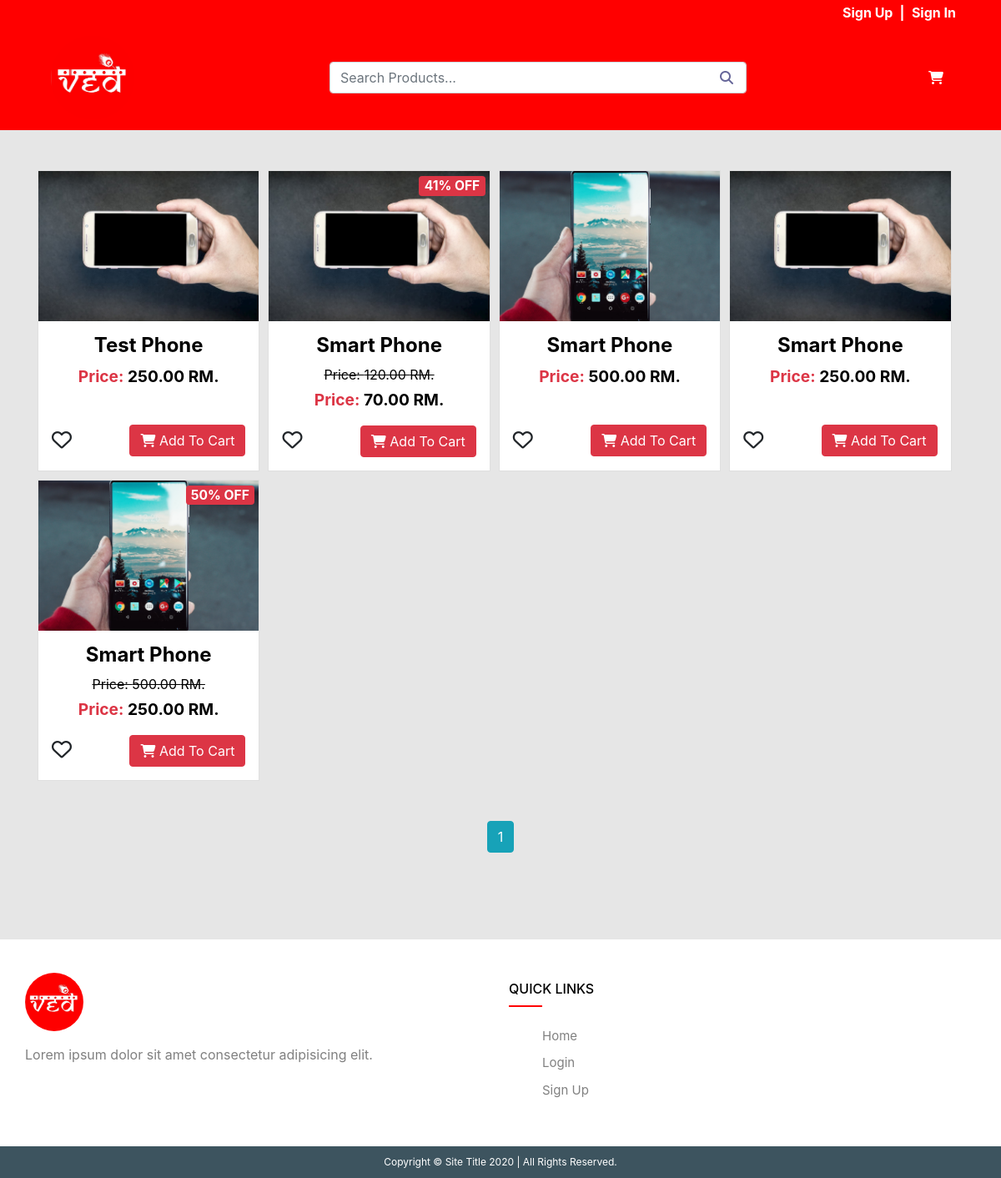
/all-products/, run on an earlier commit of the app's database.
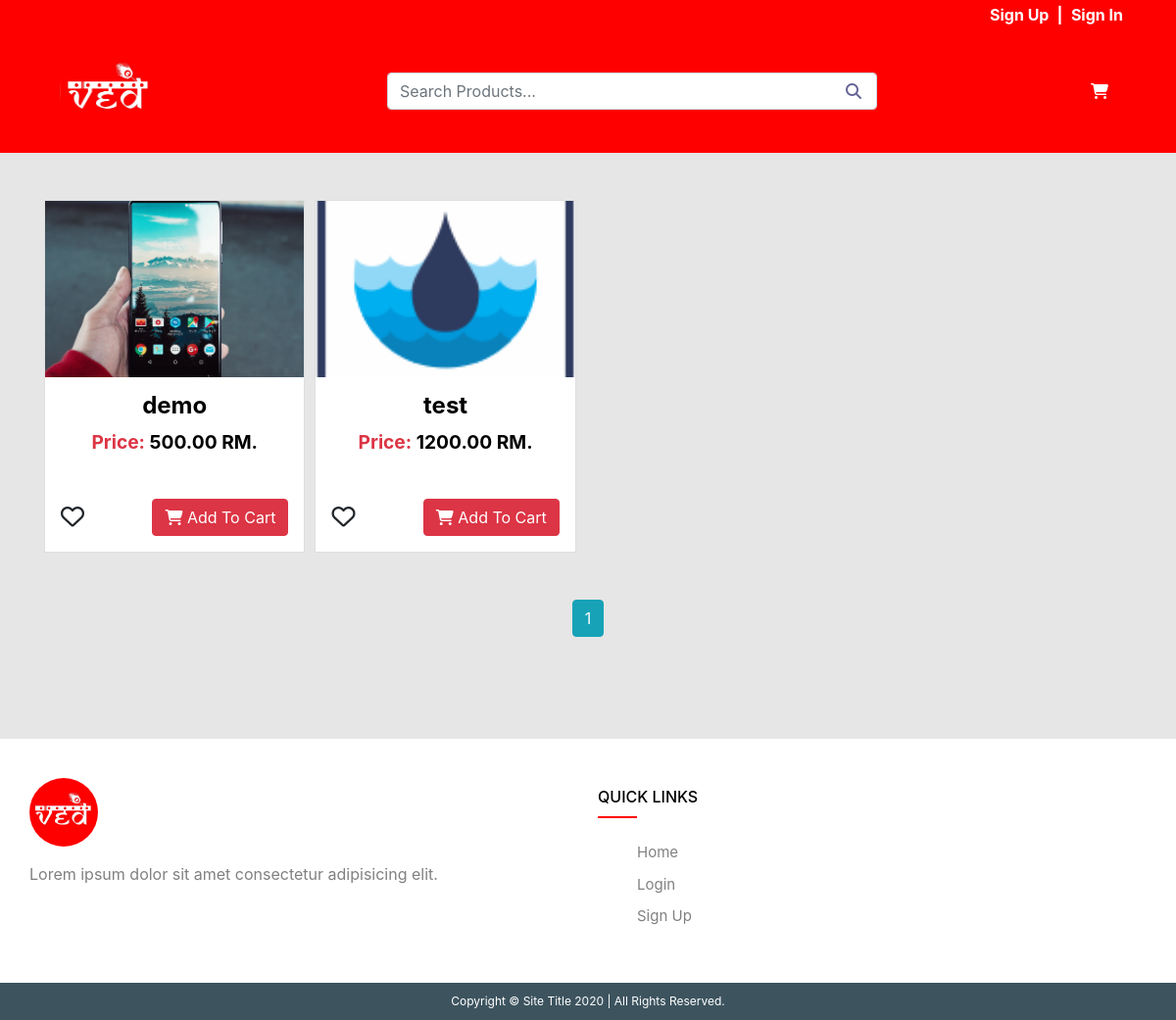
And on a later commit of the database.
### store/models.py (models this page shows, shortened)
class Product(models.Model):
    name = models.CharField(max_length=100)
    slug = models.CharField(max_length=200)
    product_main_image = models.ImageField(upload_to="images/", null=True, blank=True)
    product_other_images = models.ManyToManyField(ProductImages, blank=True)
    category = models.ForeignKey(Category, on_delete=models.CASCADE)
    brand = models.ForeignKey(Brand, on_delete=models.CASCADE)
    price = models.DecimalField(max_digits=10, decimal_places=2, null=True, default=0)
    discount_price = models.DecimalField(max_digits=10, decimal_places=2, null=True, blank=True, default=0)
    discount_percentage = models.IntegerField(null=True, blank=True, default=0)
    size = models.ManyToManyField(ProductSizes, blank=True)
    color = models.ManyToManyField(ProductColors, blank=True)
    spec = models.ManyToManyField(ProductSpces, blank=True)
    uoms = models.ManyToManyField(UOM)
    stock = models.BooleanField()
    quantity = models.IntegerField(null=True)
    SKU = models.CharField(max_length=150)
    currency = models.ForeignKey(Currency, on_delete=models.CASCADE, null=True, blank=True)
    description = models.TextField(null=True, blank=True)

### store/views.py (the view)
# urls.py: path('all-products/', AllProd.as_view(), name="allProd"),
class AllProd(View):
    def get(self, request):
        products = Product.objects.all().order_by("-id")
        paginator = Paginator(products, 24)
        page_number = request.GET.get('page')
        page_obj = paginator.get_page(page_number)
        args = {'products': products, 'page_obj': page_obj}
        return render(self.request, 'Store/all_prod.html', args)

### store/templates/Store/all_prod.html (shortened to what this page needs)
{% extends 'Store/base.html' %}
{% load static %}
{% block content %}
    <link rel="stylesheet" href="{% static 'css/all_prod.css' %}">
    <div class="container my-5">
        <div class="prod-row">
        {% for product in products %}
            <div class="prod-cards bg-white">
                    <div class="prod-images">
                        <a class="prod-links" href="{% url 'Product_details' product.slug %}">
                            {% if product.discount_percentage %}
                                <p class="prod-badge"><span class="badge badge-danger">{{ product.discount_percentage }}% OFF</span></p>
                            {% endif %}
                            <img src="{{ product.product_main_image.url }}" alt="">
                        </a>
                    </div>
                    <div class="titles">
                        <a class="prod-links" href="{% url 'Product_details' product.slug %}">
                            <h5 class="text-center font-weight-bold text-wrap prod-name word">{{ product.name }}</h5>
                            {% if not product.discount_price %}
                                <p class="text-center font-weight-bold text-wrap prod-price no-disc-price"><span class="text-danger">Price:</span> {{ product.price }} RM.</p>
                            {% else %}
                                <p class="text-center cross-product-price mb-1">Price: {{ product.price }} RM.</p>
                                <p class="text-center font-weight-bold prod-price"><span class="text-danger">Price:</span> {{ product.discount_price }} RM.</p>
                            {% endif %}
                        </a>
                        <form action="" method="POST" class="order-block">
                            <div class="input-btn mb-3 align-self-center pl-3">
                                <i class="far fa-heart"></i>
                            </div>
                            <div class="input-btn mb-3 pr-3">
                                <button type="submit" class="btn btn-danger submit-button"><i class="fas fa-shopping-cart"></i> Add To Cart</button>
                            </div>
                        </form>
                    </div>
            </div>
        {% endfor %}
    </div>
    </div>
    {% if products|length > 0 %}
        <div class="container my-4">
            <div class="pagination">
                <span class="step-links">
                    <span class="mx-2 align-top">
                        {% for num in page_obj.paginator.page_range %}
                        {% if page_obj.number == num %}
                        <a class="btn btn-info mb-4" href="?page={{ num }}">{{ num }}</a>
                        {% elif num > page_obj.number|add:"-3" and num < page_obj.number|add:"3"  %}
                        <a class="btn btn-outline-info mb-4" href="?page={{ num }}">{{ num }}</a>
                        {% endif %}
                        {% endfor %}
                    </span>
                </span>
            </div>
        </div>
    {% endif %}
{% endblock %}

### store/templates/Store/base.html (shortened to what this page needs)
{% load static %}
<!doctype html>
<html lang="en">
<head>
    <link rel="stylesheet" href="https://cdn.jsdelivr.net/npm/bootstrap@4.5.3/dist/css/bootstrap.min.css"
>
    <link rel="stylesheet" href="{% static 'css/base.css' %}">
</head>
<body>
    {% include "Store/navbar.html" %}
    {% block content %}{% endblock %}
    {% block footer %}
    <div class="footer">
        <div class="inner-footer">
            <div class="footer-items">
                <img class="footer-logo mb-3" src="{% static 'images/logo.jpg' %}">
                <p>Lorem ipsum dolor sit amet consectetur adipisicing elit.</p>
            </div>
            <div class="footer-items">
                <h2>Quick Links</h2>
                <div class="border-links mb-4"></div>
                <ul>
                    <a href="{% url 'home' %}">
                        <li>Home</li>
                    </a>
                    <a href="{% url 'login' %}">
                        <li>Login</li>
                    </a>
                    <a href="{% url 'register' %}">
                        <li>Sign Up</li>
                    </a>
                </ul>
            </div>
        </div>
        <div class="footer-bottom text-center">
            Copyright &copy; Site Title 2020 | All Rights Reserved.
        </div>
    </div>
    {% endblock %}
</body>
</html>

### store/templates/Store/navbar.html (shortened to what this page needs)
{% load static %}
<link rel="stylesheet" href="{% static 'css/navbar.css' %}">
<div class="bg-danger">
<nav class="navbar navbar-dark bg-danger top-navbar container">
      <div class="ml-auto nav-item">
          {% if not request.session.customer %}
            <a href="{% url 'register' %}" class="mr-2 font-weight-bold">Sign Up</a><span class="font-weight-bold text-white mr-1">|</span>
            <a href="{% url 'login' %}" class="mr-2 font-weight-bold">Sign In</a>
            {% else %}
            <a href="{% url 'user_orders' %}" class="mr-2 font-weight-bold"><i class="fas fa-user"></i> Profile</a><span class="font-weight-bold text-white mr-1">|</span>
            <a href="{% url "logout" %}" class="mr-2 font-weight-bold">Logout</a>
            {% endif %}
      </div>
    </nav>
</div>
<div class="bg-danger sticky-top">
  <div class="container">
    <nav class="navbar navbar-expand-md navbar-dark bg-danger">
      <a class="navbar-brand" href="{% url 'home' %}">
        <img id="navbar-logo" src="{% static 'images/logo.jpg' %}" alt="">
      </a>
      <div class="collapse navbar-collapse" id="navbarSupportedContent">
        <form action={% url 'search_by' %} class="form-inline my-2 my-lg-0 ml-auto searchBx">
          <input name="query" value="{{ request.GET.query }}" class="form-control" type="search" placeholder="Search Products..." aria-label="Search">
          <button class="my-sm-0 search-btn" type="submit"><i class="fas fa-search"></i></button>
        </form>
        <ul class="navbar-nav ml-auto">
          <li class="nav-item active mr-2">
            <a href="{% url 'cart' %}">
              <i class="fas fa-shopping-cart text-white"></i>
            </a>
          </li>
        </ul>
      </div>
    </nav>
  </div>
</div>

### static/css/base.css (style rules this page uses)
body { background-color: #E6E6E6; }
.footer { margin-top: 80px; width: 100%; background: #fff; display: block; }
.footer-logo { width: 70px; height: 70px; object-fit: cover; border-radius: 50%; }
.inner-footer { width: 100%; margin: auto; padding: 30px 30px 30px 10px; display: flex; flex-wrap: wrap; box-sizing: border-box; justify-content: center; }
.footer-items { width: 50%; padding: 10px 20px; box-sizing: border-box; }
.footer-items p { color: grey; font-size: 16px; text-align: justify; line-height: 25px; }
.footer-items h2 { margin: 10px 0; color: #000; font-size: 16px; text-transform: uppercase; }
.border-links { height: 2px; width: 40px; background: #ff0000; }
.footer-items ul { list-style: none; color: #fff; font-size: 15px; }
.footer-items ul a { text-decoration: none; color: grey; transition: 0.3s; }
.footer-items ul li { margin: 10px 0; }
.footer-bottom { padding: 10px; background: #3d545f; color: #fff; font-size: 12px; }

### static/css/navbar.css (style rules this page uses)
.nav-item a { color: white!important; }
.bg-danger { background-color: #ff0000!important; }
.top-navbar { padding: 0.2rem 1rem; }
#navbar-logo { width: 100px; height: 100px; object-fit: cover; border-radius: 50%; }
.searchBx { position: relative; }
.searchBx input[type="search"] { display: inline-block; width: 500px; vertical-align: middle; }
.search-btn { position: absolute; right: 2%; cursor: pointer; background-color: #fff; color: #669; border: none; }

### static/css/all_prod.css (style rules this page uses)
.prod-row { display: grid; grid-template-columns: 24% 24% 24% 24%; grid-column-gap: 10px; grid-row-gap: 10px; }
.prod-cards { position: relative; width: 100%; border: 1px solid #DFDFDF; }
.prod-images img { position: relative; width: 100%; height: 180px; margin-bottom: 15px; object-fit: cover; }
.prod-links { color: #000; }
.prod-name { font-size: 1.5rem; }
.order-block { display: flex; justify-content: space-between; }
.input-btn .fa-heart { font-size: 20px; }
.word { word-wrap: break-word; }
.prod-price { font-size: 1.2rem; }
.no-disc-price { margin-bottom: 2.7rem; }
.order-block { display: flex; flex-direction: row; justify-content: space-between; }
.input-btn .submit-button { width: 100%!important; }
.input-btn .fa-heart { font-size: 1.5rem; cursor: pointer; }
.pagination { position: relative; display: flex; justify-content: center; }

What changed in the data, as far as the page shows it:
removed Product: product_main_image (picture), name "Test Phone", price "250.00"
removed Product: discount_percentage "41", product_main_image (picture), name "Smart Phone", price "120.00", discount_price "70.00"
removed Product: product_main_image (picture), name "Smart Phone", price "500.00"
removed Product: product_main_image (picture), name "Smart Phone", price "250.00"
removed Product: discount_percentage "50", product_main_image (picture), name "Smart Phone", price "500.00", discount_price "250.00"
added Product: product_main_image (picture), name "demo", price "500.00"
added Product: product_main_image (picture), name "test", price "1200.00"
